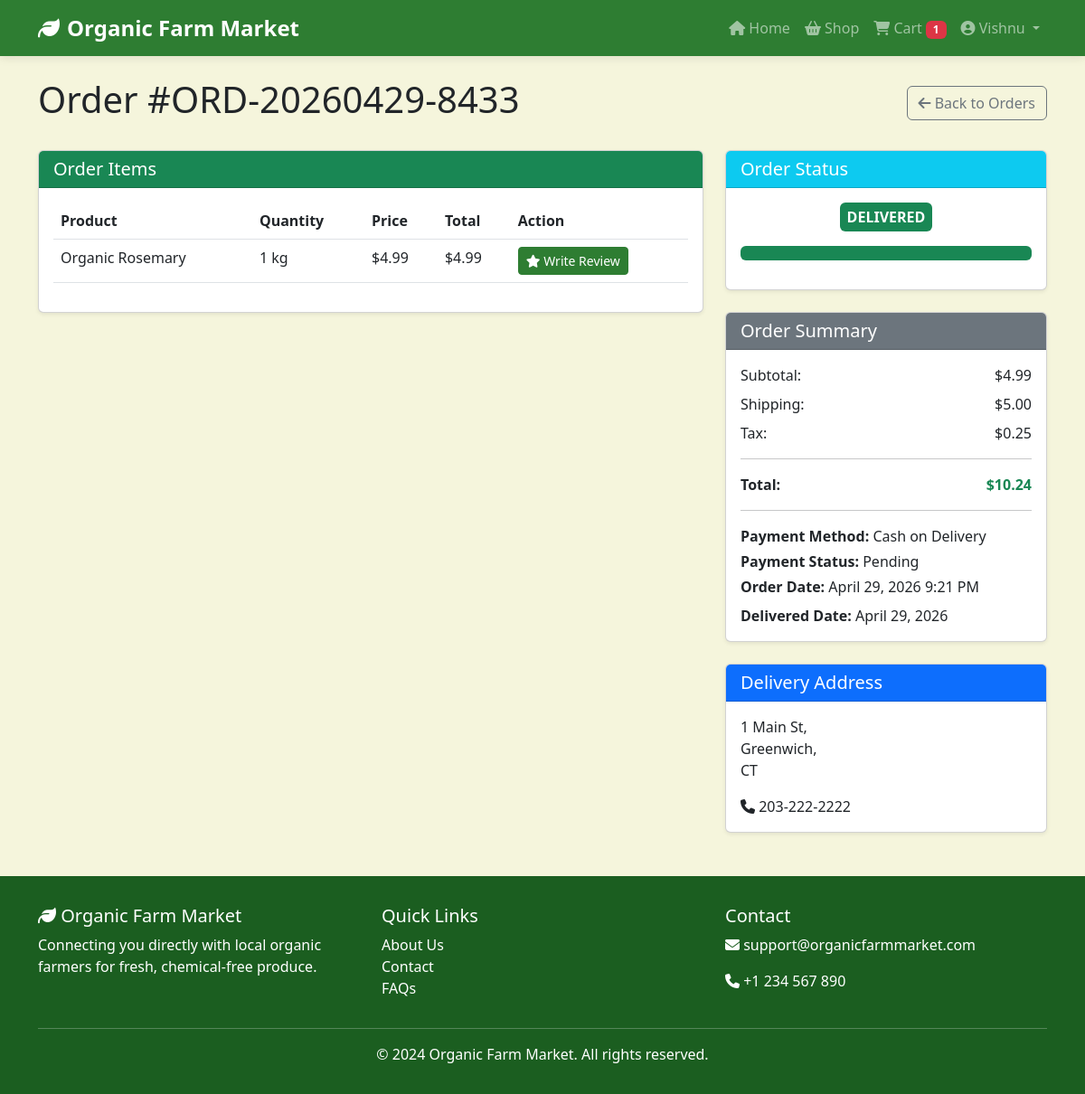
/orders/detail/7/ (signed in), run on the app's committed database.
### accounts/models.py (models this page shows, shortened)
class User(AbstractUser):
    USER_TYPE_CHOICES = (
        ('customer', 'Customer'),
        ('farmer', 'Farmer'),
    )
    user_type = models.CharField(max_length=10, choices=USER_TYPE_CHOICES, default='customer')
    phone = models.CharField(max_length=15, blank=True, null=True)
    profile_picture = models.ImageField(upload_to='profile_pics/', blank=True, null=True)
    address = models.TextField(blank=True, null=True)
    @property
    def is_farmer(self):
        return self.user_type == 'farmer'

### orders/models.py (models this page shows, shortened)
class Order(models.Model):
    STATUS_CHOICES = (
        ('pending', 'Pending'),
        ('confirmed', 'Confirmed'),
        ('processing', 'Processing'),
        ('shipped', 'Shipped'),
        ('delivered', 'Delivered'),
        ('cancelled', 'Cancelled'),
    )
    PAYMENT_METHOD_CHOICES = (
        ('cod', 'Cash on Delivery'),
        ('card', 'Credit/Debit Card'),
    )
    PAYMENT_STATUS_CHOICES = (
        ('pending', 'Pending'),
        ('paid', 'Paid'),
        ('failed', 'Failed'),
        ('refunded', 'Refunded'),
    )
    customer = models.ForeignKey(User, on_delete=models.CASCADE, related_name='orders')
    order_number = models.CharField(max_length=20, unique=True)
    order_date = models.DateTimeField(auto_now_add=True)
    updated_at = models.DateTimeField(auto_now=True)
    status = models.CharField(max_length=20, choices=STATUS_CHOICES, default='pending')
    delivery_address = models.TextField()
    phone_number = models.CharField(max_length=15)
    delivery_instructions = models.TextField(blank=True, null=True)
    payment_method = models.CharField(max_length=20, choices=PAYMENT_METHOD_CHOICES, default='cod')
    payment_status = models.CharField(max_length=20, choices=PAYMENT_STATUS_CHOICES, default='pending')
    transaction_id = models.CharField(max_length=100, blank=True, null=True)
    subtotal = models.DecimalField(max_digits=10, decimal_places=2, default=Decimal('0.00'))
    shipping_cost = models.DecimalField(max_digits=10, decimal_places=2, default=Decimal('0.00'))
    tax = models.DecimalField(max_digits=10, decimal_places=2, default=Decimal('0.00'))
    total_amount = models.DecimalField(max_digits=10, decimal_places=2, default=Decimal('0.00'))
    tracking_number = models.CharField(max_length=100, blank=True, null=True)
    delivered_date = models.DateTimeField(blank=True, null=True)

class OrderItem(models.Model):
    order = models.ForeignKey(Order, on_delete=models.CASCADE, related_name='items')
    product = models.ForeignKey(Product, on_delete=models.CASCADE)
    farmer = models.ForeignKey('accounts.FarmerProfile', on_delete=models.CASCADE, null=True)
    quantity = models.PositiveIntegerField()
    price_at_purchase = models.DecimalField(max_digits=10, decimal_places=2)
    total_price = models.DecimalField(max_digits=10, decimal_places=2, default=Decimal('0.00'))

### products/models.py (models this page shows, shortened)
class Product(models.Model):
    UNIT_CHOICES = (
        ('kg', 'Kilogram (kg)'),
        ('g', 'Gram (g)'),
        ('dozen', 'Dozen'),
        ('piece', 'Piece'),
        ('bunch', 'Bunch'),
    )
    farmer = models.ForeignKey(FarmerProfile, on_delete=models.CASCADE, related_name='products')
    category = models.ForeignKey(Category, on_delete=models.SET_NULL, null=True, related_name='products')
    name = models.CharField(max_length=100)
    slug = models.SlugField(unique=True, blank=True)
    description = models.TextField()
    price = models.DecimalField(max_digits=10, decimal_places=2)
    unit = models.CharField(max_length=10, choices=UNIT_CHOICES, default='kg')
    stock_quantity = models.PositiveIntegerField(default=0)
    image = models.ImageField(upload_to='products/', blank=True, null=True)
    is_organic_certified = models.BooleanField(default=True)
    is_available = models.BooleanField(default=True)
    created_at = models.DateTimeField(auto_now_add=True)
    updated_at = models.DateTimeField(auto_now=True)

### orders/views.py (the view)
# urls.py: path('detail/<int:order_id>/', views.order_detail, name='order_detail'),
@login_required
def order_detail(request, order_id):
    order = get_object_or_404(Order, id=order_id, customer=request.user)
    order_items = order.items.select_related('product').all()
    from reviews.models import Review
    reviewable_products = []
    for item in order_items:
        has_reviewed = Review.objects.filter(
            product=item.product,
            customer=request.user
        ).exists()
        reviewable_products.append({
            'product': item.product,
            'can_review': order.status == 'delivered' and not has_reviewed,
            'has_reviewed': has_reviewed
        })
    context = {
        'order': order,
        'order_items': order_items,
        'reviewable_products': reviewable_products,
    }
    return render(request, 'orders/order_detail.html', context)

### templates/orders/order_detail.html (shortened to what this page needs)
{% extends 'base.html' %}
{% block content %}
<div class="container mt-4">
    <div class="d-flex justify-content-between align-items-center mb-4">
        <h1>Order #{{ order.order_number }}</h1>
        <a href="{% url 'orders:order_list' %}" class="btn btn-outline-secondary">
            <i class="fas fa-arrow-left"></i> Back to Orders
        </a>
    </div>
    <div class="row">
        <div class="col-md-8">
            <div class="card shadow-sm mb-4">
                <div class="card-header bg-success text-white">
                    <h5 class="mb-0">Order Items</h5>
                </div>
                <div class="card-body">
                    <div class="table-responsive">
                        <table class="table">
                            <thead>
                                <tr>
                                    <th>Product</th>
                                    <th>Quantity</th>
                                    <th>Price</th>
                                    <th>Total</th>
                                    <th>Action</th>
                                </tr>
                            </thead>
                            <tbody>
                                {% for item in order_items %}
                                <tr>
                                    <td>{{ item.product.name }}</td>
                                    <td>{{ item.quantity }} {{ item.product.unit }}</td>
                                    <td>${{ item.price_at_purchase|floatformat:2 }}</td>
                                    <td>${{ item.total_price|floatformat:2 }}</td>
                                    <td>
                                        {% if order.status == 'delivered' %}
                                            {% with review_item=reviewable_products|dictsort:'product.id' %}
                                                {% for rp in reviewable_products %}
                                                    {% if rp.product.id == item.product.id %}
                                                        {% if rp.has_reviewed %}
                                                            <span class="badge bg-success">
                                                                <i class="fas fa-check"></i> Reviewed
                                                            </span>
                                                        {% else %}
                                                            <a href="{% url 'reviews:add_review' item.product.id %}"
                                                               class="btn btn-sm btn-primary">
                                                                <i class="fas fa-star"></i> Write Review
                                                            </a>
                                                        {% endif %}
                                                    {% endif %}
                                                {% endfor %}
                                            {% endwith %}
                                        {% elif order.status == 'shipped' %}
                                            <span class="badge bg-info">Awaiting Delivery</span>
                                        {% else %}
                                            <span class="badge bg-secondary">Not Yet</span>
                                        {% endif %}
                                    </td>
                                </tr>
                                {% endfor %}
                            </tbody>
                        </table>
                    </div>
                </div>
            </div>
        </div>
        <div class="col-md-4">
            <div class="card shadow-sm mb-4">
                <div class="card-header bg-info text-white">
                    <h5 class="mb-0">Order Status</h5>
                </div>
                <div class="card-body">
                    <div class="text-center mb-3">
                        <span class="badge {% if order.status == 'delivered' %}bg-success{% elif order.status == 'cancelled' %}bg-danger{% else %}bg-warning{% endif %} p-2 fs-6">
                            {{ order.get_status_display|upper }}
                        </span>
                    </div>
                    <div class="progress mb-3">
                        <div class="progress-bar bg-success" role="progressbar"
                             style="width: {% if order.status == 'pending' %}20{% elif order.status == 'confirmed' %}40{% elif order.status == 'processing' %}60{% elif order.status == 'shipped' %}80{% elif order.status == 'delivered' %}100{% else %}0{% endif %}%;">
                        </div>
                    </div>
                </div>
            </div>
            <div class="card shadow-sm">
                <div class="card-header bg-secondary text-white">
                    <h5 class="mb-0">Order Summary</h5>
                </div>
                <div class="card-body">
                    <div class="d-flex justify-content-between mb-2">
                        <span>Subtotal:</span>
                        <span>${{ order.subtotal|floatformat:2 }}</span>
                    </div>
                    <div class="d-flex justify-content-between mb-2">
                        <span>Shipping:</span>
                        <span>${{ order.shipping_cost|floatformat:2 }}</span>
                    </div>
                    <div class="d-flex justify-content-between mb-2">
                        <span>Tax:</span>
                        <span>${{ order.tax|floatformat:2 }}</span>
                    </div>
                    <hr>
                    <div class="d-flex justify-content-between mb-2">
                        <strong>Total:</strong>
                        <strong class="text-success">${{ order.total_amount|floatformat:2 }}</strong>
                    </div>
                    <hr>
                    <p class="mb-1"><strong>Payment Method:</strong> {{ order.get_payment_method_display }}</p>
                    <p class="mb-1"><strong>Payment Status:</strong> {{ order.get_payment_status_display }}</p>
                    <p class="mb-0"><strong>Order Date:</strong> {{ order.order_date|date:"F j, Y g:i A" }}</p>
                    {% if order.delivered_date %}
                        <p class="mb-0 mt-2"><strong>Delivered Date:</strong> {{ order.delivered_date|date:"F j, Y" }}</p>
                    {% endif %}
                </div>
            </div>
            <div class="card shadow-sm mt-4">
                <div class="card-header bg-primary text-white">
                    <h5 class="mb-0">Delivery Address</h5>
                </div>
                <div class="card-body">
                    <p class="mb-0">{{ order.delivery_address|linebreaks }}</p>
                    <p class="mb-0 mt-2"><i class="fas fa-phone"></i> {{ order.phone_number }}</p>
                </div>
            </div>
        </div>
    </div>
</div>
{% endblock %}

### templates/base.html (shortened to what this page needs)
<!DOCTYPE html>
<html lang="en">
<head>
    <link href="https://cdn.jsdelivr.net/npm/bootstrap@5.3.0/dist/css/bootstrap.min.css" rel="stylesheet">
    <link rel="stylesheet" href="https://cdnjs.cloudflare.com/ajax/libs/font-awesome/6.4.0/css/all.min.css">
</head>
<body>
    <nav class="navbar navbar-expand-lg navbar-dark">
        <div class="container">
            <a class="navbar-brand" href="{% url 'pages:home' %}">
                <i class="fas fa-leaf me-2"></i>Organic Farm Market
            </a>
            <div class="collapse navbar-collapse" id="navbarNav">
                <ul class="navbar-nav ms-auto">
                    <li class="nav-item">
                        <a class="nav-link" href="{% url 'pages:home' %}">
                            <i class="fas fa-home"></i> Home
                        </a>
                    </li>
                    <li class="nav-item">
                        <a class="nav-link" href="{% url 'products:product_list' %}">
                            <i class="fas fa-shopping-basket"></i> Shop
                        </a>
                    </li>
                    {% if user.is_authenticated %}
                        {% if user.is_farmer %}
                            <li class="nav-item">
                                <a class="nav-link" href="{% url 'accounts:farmer_dashboard' %}">
                                    <i class="fas fa-tachometer-alt"></i> Dashboard
                                </a>
                            </li>
                            <li class="nav-item">
                                <a class="nav-link" href="{% url 'accounts:customer_dashboard' %}">
                                    <i class="fas fa-user"></i> My Account
                                </a>
                            </li>
                            <li class="nav-item">
                                <a class="nav-link" href="{% url 'products:farmer_product_list' %}">
                                    <i class="fas fa-user"></i> My Products
                                </a>
                            </li>
                            <li class="nav-item">
                                <a class="nav-link" href="{% url 'orders:farmer_orders' %}">
                                    <i class="fas fa-shopping-cart"></i> Orders
                                </a>
                            </li>
                        {% else %}
                            <li class="nav-item">
                                <a class="nav-link" href="{% url 'cart:cart_detail' %}">
                                    <i class="fas fa-shopping-cart"></i> Cart
                                    <span class="badge bg-danger cart-count">{{ cart_count }}</span>
                                </a>
                            </li>
                        {% endif %}
                        <li class="nav-item dropdown">
                            <a class="nav-link dropdown-toggle" href="#" id="userDropdown" role="button" data-bs-toggle="dropdown">
                                <i class="fas fa-user-circle"></i> {{ user.username }}
                            </a>
                        </li>
                    {% endif %}
                </ul>
            </div>
        </div>
    </nav>
    {% block content %}
    {% endblock %}
    <footer class="footer">
        <div class="container">
            <div class="row">
                <div class="col-md-4">
                    <h5><i class="fas fa-leaf"></i> Organic Farm Market</h5>
                    <p>Connecting you directly with local organic farmers for fresh, chemical-free produce.</p>
                </div>
                <div class="col-md-4">
                    <h5>Quick Links</h5>
                    <ul class="list-unstyled">
                        <li><a href="#" class="text-white text-decoration-none">About Us</a></li>
                        <li><a href="#" class="text-white text-decoration-none">Contact</a></li>
                        <li><a href="#" class="text-white text-decoration-none">FAQs</a></li>
                    </ul>
                </div>
                <div class="col-md-4">
                    <h5>Contact</h5>
                    <p><i class="fas fa-envelope"></i> support@organicfarmmarket.com</p>
                    <p><i class="fas fa-phone"></i> +1 234 567 890</p>
                </div>
            </div>
            <hr class="bg-light">
            <div class="text-center">
                <p class="mb-0">&copy; 2024 Organic Farm Market. All rights reserved.</p>
            </div>
        </div>
    </footer>
</body>
</html>

### data on the page
User: username "Vishnu"
Order: order_number "ORD-20260429-8433", status "DELIVERED", subtotal "4.99", shipping_cost "5.00", tax "0.25", total_amount "10.24", payment_method "Cash on Delivery", payment_status "Pending", order_date "April 29, 2026 9:21 PM", delivered_date "April 29, 2026", delivery_address "1 Main St, Greenwich, CT", phone_number "203-222-2222"
OrderItem: product.name "Organic Rosemary", quantity "1", product.unit "kg", price_at_purchase "4.99", total_price "4.99"
Product: shows "Write Review"

### other printed values
{{ cart_count }} "1"
